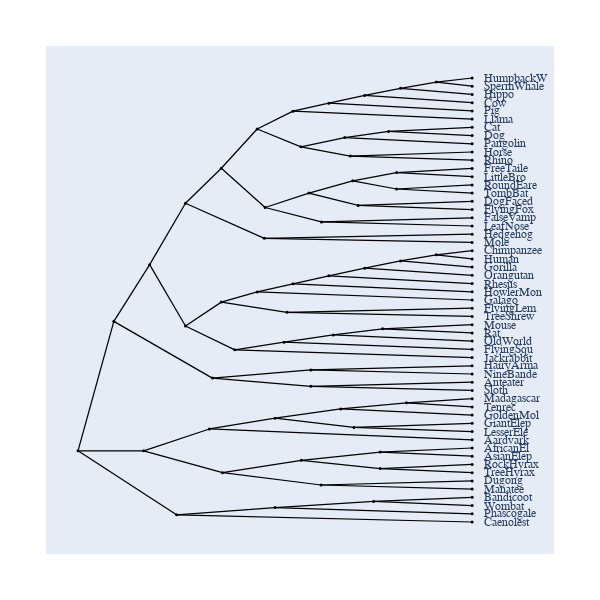

This figure's notebook cell:
### Markdown cell above
## With Contemporaneous Tips

### Code cell
fig.contemporaneous = True
fig.show()

### Figure 1 — Plotly figure (JSON) as saved in the notebook; plotly's stock layout.template omitted (floating-point values rounded to 4 significant figures; data arrays with more than 128 entries replaced by an {"elided": "..."} marker saying what was removed)
{"data": [{"line": {"color": "black", "shape": "spline", "smoothing": 1.3, "width": 1.25}, "mode": "lines", "showlegend": false, "type": "scatter", "x": {"elided": "644 float values"}, "y": {"elided": "644 float values"}}, {"hoverinfo": "text", "marker": {"color": "black", "size": 3, "symbol": "circle"}, "mode": "markers", "showlegend": false, "text": ["root", "edge.37", "edge.33", "edge.19", "edge.17", "edge.16", "edge.15", "edge.14", "edge.13", "edge.12", "edge.11", "HumpbackW", "SpermWhale", "Hippo", "Cow", "Pig", "Llama", "edge.10", "edge.9", "edge.8", "Cat", "Dog", "Pangolin", "edge.7", "Horse", "Rhino", "edge.6", "edge.4", "edge.3", "edge.1", "FreeTaile", "LittleBro", "edge.2", "RoundEare", "TombBat", "edge.0", "DogFaced", "FlyingFox", "edge.5", "FalseVamp", "LeafNose", "edge.18", "Hedgehog", "Mole", "edge.32", "edge.27", "edge.26", "edge.25", "edge.24", "edge.23", "edge.22", "edge.21", "Chimpanzee", "Human", "Gorilla", "Orangutan", "Rhesus", "HowlerMon", "Galago", "edge.20", "FlyingLem", "TreeShrew", "edge.31", "edge.30", "edge.29", "edge.28", "Mouse", "Rat", "OldWorld", "FlyingSqu", "Jackrabbit", "edge.36", "edge.34", "HairyArma", "NineBande", "edge.35", "Anteater", "Sloth", "edge.48", "edge.47", "edge.46", "edge.44", "edge.43", "Madagascar", "Tenrec", "GoldenMol", "edge.45", "GiantElep", "LesserEle", "Aardvark", "edge.42", "edge.41", "edge.39", "AfricanEl", "AsianElep", "edge.40", "RockHyrax", "TreeHyrax", "edge.38", "Dugong", "Manatee", "edge.51", "edge.50", "edge.49", "Bandicoot", "Wombat", "Phascogale", "Caenolest"], "type": "scatter", "x": [0, 0.09091, 0.1818, 0.2727, 0.3636, 0.4545, 0.5455, 0.6364, 0.7273, 0.8182, 0.9091, 1, 1, 1, 1, 1, 1, 0.5657, 0.6768, 0.7879, 1, 1, 1, 0.6907, 1, 1, 0.4747, 0.5859, 0.697, 0.8081, 1, 1, 0.8081, 1, 1, 0.7109, 1, 1, 0.6176, 1, 1, 0.4727, 1, 1, 0.2727, 0.3636, 0.4545, 0.5455, 0.6364, 0.7273, 0.8182, 0.9091, 1, 1, 1, 1, 1, 1, 1, 0.5303, 1, 1, 0.3977, 0.5227, 0.6477, 0.7727, 1, 1, 1, 1, 1, 0.3409, 0.5909, 1, 1, 0.5909, 1, 1, 0.1667, 0.3333, 0.5, 0.6667, 0.8333, 1, 1, 1, 0.7, 1, 1, 1, 0.3667, 0.5667, 0.7667, 1, 1, 0.7667, 1, 1, 0.6167, 1, 1, 0.25, 0.5, 0.75, 1, 1, 1, 1], "y": [-23.85, -3.379, 5.591, 15.29, 20.83, 27.04, 29.86, 31.12, 32.34, 33.48, 34.45, 35.1, 33.8, 32.5, 31.2, 29.9, 28.6, 24.21, 25.67, 26.65, 27.3, 26, 24.7, 22.75, 23.4, 22.1, 14.63, 16.9, 18.85, 20.15, 20.8, 19.5, 17.55, 18.2, 16.9, 14.95, 15.6, 14.3, 12.35, 13, 11.7, 9.75, 10.4, 9.1, -4.108, -0.3352, 1.28, 2.559, 3.819, 5.038, 6.175, 7.15, 7.8, 6.5, 5.2, 3.9, 2.6, 1.3, 0, -1.95, -1.3, -2.6, -7.881, -6.663, -5.525, -4.55, -3.9, -5.2, -6.5, -7.8, -9.1, -12.35, -11.05, -10.4, -11.7, -13.65, -13, -14.3, -23.85, -20.39, -18.69, -17.23, -16.25, -15.6, -16.9, -18.2, -20.15, -19.5, -20.8, -22.1, -27.3, -25.35, -24.05, -23.4, -24.7, -26.65, -26, -27.3, -29.25, -28.6, -29.9, -33.96, -32.83, -31.85, -31.2, -32.5, -33.8, -35.1]}], "layout": {"annotations": [{"font": {"family": "Inconsolata, monospace", "size": 12}, "showarrow": false, "text": "HumpbackW", "textangle": 0, "x": 1.025, "xanchor": "left", "xref": "x", "y": 35.1, "yref": "y"}, {"font": {"family": "Inconsolata, monospace", "size": 12}, "showarrow": false, "text": "SpermWhale", "textangle": 0, "x": 1.025, "xanchor": "left", "xref": "x", "y": 33.8, "yref": "y"}, {"font": {"family": "Inconsolata, monospace", "size": 12}, "showarrow": false, "text": "Hippo", "textangle": 0, "x": 1.025, "xanchor": "left", "xref": "x", "y": 32.5, "yref": "y"}, {"font": {"family": "Inconsolata, monospace", "size": 12}, "showarrow": false, "text": "Cow", "textangle": 0, "x": 1.025, "xanchor": "left", "xref": "x", "y": 31.2, "yref": "y"}, {"font": {"family": "Inconsolata, monospace", "size": 12}, "showarrow": false, "text": "Pig", "textangle": 0, "x": 1.025, "xanchor": "left", "xref": "x", "y": 29.9, "yref": "y"}, {"font": {"family": "Inconsolata, monospace", "size": 12}, "showarrow": false, "text": "Llama", "textangle": 0, "x": 1.025, "xanchor": "left", "xref": "x", "y": 28.6, "yref": "y"}, {"font": {"family": "Inconsolata, monospace", "size": 12}, "showarrow": false, "text": "Cat", "textangle": 0, "x": 1.025, "xanchor": "left", "xref": "x", "y": 27.3, "yref": "y"}, {"font": {"family": "Inconsolata, monospace", "size": 12}, "showarrow": false, "text": "Dog", "textangle": 0, "x": 1.025, "xanchor": "left", "xref": "x", "y": 26, "yref": "y"}, {"font": {"family": "Inconsolata, monospace", "size": 12}, "showarrow": false, "text": "Pangolin", "textangle": 0, "x": 1.025, "xanchor": "left", "xref": "x", "y": 24.7, "yref": "y"}, {"font": {"family": "Inconsolata, monospace", "size": 12}, "showarrow": false, "text": "Horse", "textangle": 0, "x": 1.025, "xanchor": "left", "xref": "x", "y": 23.4, "yref": "y"}, {"font": {"family": "Inconsolata, monospace", "size": 12}, "showarrow": false, "text": "Rhino", "textangle": 0, "x": 1.025, "xanchor": "left", "xref": "x", "y": 22.1, "yref": "y"}, {"font": {"family": "Inconsolata, monospace", "size": 12}, "showarrow": false, "text": "FreeTaile", "textangle": 0, "x": 1.025, "xanchor": "left", "xref": "x", "y": 20.8, "yref": "y"}, {"font": {"family": "Inconsolata, monospace", "size": 12}, "showarrow": false, "text": "LittleBro", "textangle": 0, "x": 1.025, "xanchor": "left", "xref": "x", "y": 19.5, "yref": "y"}, {"font": {"family": "Inconsolata, monospace", "size": 12}, "showarrow": false, "text": "RoundEare", "textangle": 0, "x": 1.025, "xanchor": "left", "xref": "x", "y": 18.2, "yref": "y"}, {"font": {"family": "Inconsolata, monospace", "size": 12}, "showarrow": false, "text": "TombBat", "textangle": 0, "x": 1.025, "xanchor": "left", "xref": "x", "y": 16.9, "yref": "y"}, {"font": {"family": "Inconsolata, monospace", "size": 12}, "showarrow": false, "text": "DogFaced", "textangle": 0, "x": 1.025, "xanchor": "left", "xref": "x", "y": 15.6, "yref": "y"}, {"font": {"family": "Inconsolata, monospace", "size": 12}, "showarrow": false, "text": "FlyingFox", "textangle": 0, "x": 1.025, "xanchor": "left", "xref": "x", "y": 14.3, "yref": "y"}, {"font": {"family": "Inconsolata, monospace", "size": 12}, "showarrow": false, "text": "FalseVamp", "textangle": 0, "x": 1.025, "xanchor": "left", "xref": "x", "y": 13, "yref": "y"}, {"font": {"family": "Inconsolata, monospace", "size": 12}, "showarrow": false, "text": "LeafNose", "textangle": 0, "x": 1.025, "xanchor": "left", "xref": "x", "y": 11.7, "yref": "y"}, {"font": {"family": "Inconsolata, monospace", "size": 12}, "showarrow": false, "text": "Hedgehog", "textangle": 0, "x": 1.025, "xanchor": "left", "xref": "x", "y": 10.4, "yref": "y"}, {"font": {"family": "Inconsolata, monospace", "size": 12}, "showarrow": false, "text": "Mole", "textangle": 0, "x": 1.025, "xanchor": "left", "xref": "x", "y": 9.1, "yref": "y"}, {"font": {"family": "Inconsolata, monospace", "size": 12}, "showarrow": false, "text": "Chimpanzee", "textangle": 0, "x": 1.025, "xanchor": "left", "xref": "x", "y": 7.8, "yref": "y"}, {"font": {"family": "Inconsolata, monospace", "size": 12}, "showarrow": false, "text": "Human", "textangle": 0, "x": 1.025, "xanchor": "left", "xref": "x", "y": 6.5, "yref": "y"}, {"font": {"family": "Inconsolata, monospace", "size": 12}, "showarrow": false, "text": "Gorilla", "textangle": 0, "x": 1.025, "xanchor": "left", "xref": "x", "y": 5.2, "yref": "y"}, {"font": {"family": "Inconsolata, monospace", "size": 12}, "showarrow": false, "text": "Orangutan", "textangle": 0, "x": 1.025, "xanchor": "left", "xref": "x", "y": 3.9, "yref": "y"}, {"font": {"family": "Inconsolata, monospace", "size": 12}, "showarrow": false, "text": "Rhesus", "textangle": 0, "x": 1.025, "xanchor": "left", "xref": "x", "y": 2.6, "yref": "y"}, {"font": {"family": "Inconsolata, monospace", "size": 12}, "showarrow": false, "text": "HowlerMon", "textangle": 0, "x": 1.025, "xanchor": "left", "xref": "x", "y": 1.3, "yref": "y"}, {"font": {"family": "Inconsolata, monospace", "size": 12}, "showarrow": false, "text": "Galago", "textangle": 0, "x": 1.025, "xanchor": "left", "xref": "x", "y": 0, "yref": "y"}, {"font": {"family": "Inconsolata, monospace", "size": 12}, "showarrow": false, "text": "FlyingLem", "textangle": 0, "x": 1.025, "xanchor": "left", "xref": "x", "y": -1.3, "yref": "y"}, {"font": {"family": "Inconsolata, monospace", "size": 12}, "showarrow": false, "text": "TreeShrew", "textangle": 0, "x": 1.025, "xanchor": "left", "xref": "x", "y": -2.6, "yref": "y"}, {"font": {"family": "Inconsolata, monospace", "size": 12}, "showarrow": false, "text": "Mouse", "textangle": 0, "x": 1.025, "xanchor": "left", "xref": "x", "y": -3.9, "yref": "y"}, {"font": {"family": "Inconsolata, monospace", "size": 12}, "showarrow": false, "text": "Rat", "textangle": 0, "x": 1.025, "xanchor": "left", "xref": "x", "y": -5.2, "yref": "y"}, {"font": {"family": "Inconsolata, monospace", "size": 12}, "showarrow": false, "text": "OldWorld", "textangle": 0, "x": 1.025, "xanchor": "left", "xref": "x", "y": -6.5, "yref": "y"}, {"font": {"family": "Inconsolata, monospace", "size": 12}, "showarrow": false, "text": "FlyingSqu", "textangle": 0, "x": 1.025, "xanchor": "left", "xref": "x", "y": -7.8, "yref": "y"}, {"font": {"family": "Inconsolata, monospace", "size": 12}, "showarrow": false, "text": "Jackrabbit", "textangle": 0, "x": 1.025, "xanchor": "left", "xref": "x", "y": -9.1, "yref": "y"}, {"font": {"family": "Inconsolata, monospace", "size": 12}, "showarrow": false, "text": "HairyArma", "textangle": 0, "x": 1.025, "xanchor": "left", "xref": "x", "y": -10.4, "yref": "y"}, {"font": {"family": "Inconsolata, monospace", "size": 12}, "showarrow": false, "text": "NineBande", "textangle": 0, "x": 1.025, "xanchor": "left", "xref": "x", "y": -11.7, "yref": "y"}, {"font": {"family": "Inconsolata, monospace", "size": 12}, "showarrow": false, "text": "Anteater", "textangle": 0, "x": 1.025, "xanchor": "left", "xref": "x", "y": -13, "yref": "y"}, {"font": {"family": "Inconsolata, monospace", "size": 12}, "showarrow": false, "text": "Sloth", "textangle": 0, "x": 1.025, "xanchor": "left", "xref": "x", "y": -14.3, "yref": "y"}, {"font": {"family": "Inconsolata, monospace", "size": 12}, "showarrow": false, "text": "Madagascar", "textangle": 0, "x": 1.025, "xanchor": "left", "xref": "x", "y": -15.6, "yref": "y"}, {"font": {"family": "Inconsolata, monospace", "size": 12}, "showarrow": false, "text": "Tenrec", "textangle": 0, "x": 1.025, "xanchor": "left", "xref": "x", "y": -16.9, "yref": "y"}, {"font": {"family": "Inconsolata, monospace", "size": 12}, "showarrow": false, "text": "GoldenMol", "textangle": 0, "x": 1.025, "xanchor": "left", "xref": "x", "y": -18.2, "yref": "y"}, {"font": {"family": "Inconsolata, monospace", "size": 12}, "showarrow": false, "text": "GiantElep", "textangle": 0, "x": 1.025, "xanchor": "left", "xref": "x", "y": -19.5, "yref": "y"}, {"font": {"family": "Inconsolata, monospace", "size": 12}, "showarrow": false, "text": "LesserEle", "textangle": 0, "x": 1.025, "xanchor": "left", "xref": "x", "y": -20.8, "yref": "y"}, {"font": {"family": "Inconsolata, monospace", "size": 12}, "showarrow": false, "text": "Aardvark", "textangle": 0, "x": 1.025, "xanchor": "left", "xref": "x", "y": -22.1, "yref": "y"}, {"font": {"family": "Inconsolata, monospace", "size": 12}, "showarrow": false, "text": "AfricanEl", "textangle": 0, "x": 1.025, "xanchor": "left", "xref": "x", "y": -23.4, "yref": "y"}, {"font": {"family": "Inconsolata, monospace", "size": 12}, "showarrow": false, "text": "AsianElep", "textangle": 0, "x": 1.025, "xanchor": "left", "xref": "x", "y": -24.7, "yref": "y"}, {"font": {"family": "Inconsolata, monospace", "size": 12}, "showarrow": false, "text": "RockHyrax", "textangle": 0, "x": 1.025, "xanchor": "left", "xref": "x", "y": -26, "yref": "y"}, {"font": {"family": "Inconsolata, monospace", "size": 12}, "showarrow": false, "text": "TreeHyrax", "textangle": 0, "x": 1.025, "xanchor": "left", "xref": "x", "y": -27.3, "yref": "y"}, {"font": {"family": "Inconsolata, monospace", "size": 12}, "showarrow": false, "text": "Dugong", "textangle": 0, "x": 1.025, "xanchor": "left", "xref": "x", "y": -28.6, "yref": "y"}, {"font": {"family": "Inconsolata, monospace", "size": 12}, "showarrow": false, "text": "Manatee", "textangle": 0, "x": 1.025, "xanchor": "left", "xref": "x", "y": -29.9, "yref": "y"}, {"font": {"family": "Inconsolata, monospace", "size": 12}, "showarrow": false, "text": "Bandicoot", "textangle": 0, "x": 1.025, "xanchor": "left", "xref": "x", "y": -31.2, "yref": "y"}, {"font": {"family": "Inconsolata, monospace", "size": 12}, "showarrow": false, "text": "Wombat", "textangle": 0, "x": 1.025, "xanchor": "left", "xref": "x", "y": -32.5, "yref": "y"}, {"font": {"family": "Inconsolata, monospace", "size": 12}, "showarrow": false, "text": "Phascogale", "textangle": 0, "x": 1.025, "xanchor": "left", "xref": "x", "y": -33.8, "yref": "y"}, {"font": {"family": "Inconsolata, monospace", "size": 12}, "showarrow": false, "text": "Caenolest", "textangle": 0, "x": 1.025, "xanchor": "left", "xref": "x", "y": -35.1, "yref": "y"}], "autosize": true, "font": {"family": "Balto", "size": 14}, "height": 600, "hovermode": "closest", "margin": {"b": 50, "l": 50, "pad": 4, "r": 50, "t": 50}, "showlegend": false, "width": 600, "xaxis": {"autorange": true, "range": [-0.07034, 1.186], "type": "linear", "visible": false}, "yaxis": {"autorange": true, "range": [-39.53, 39.53], "type": "linear", "visible": false}}}
